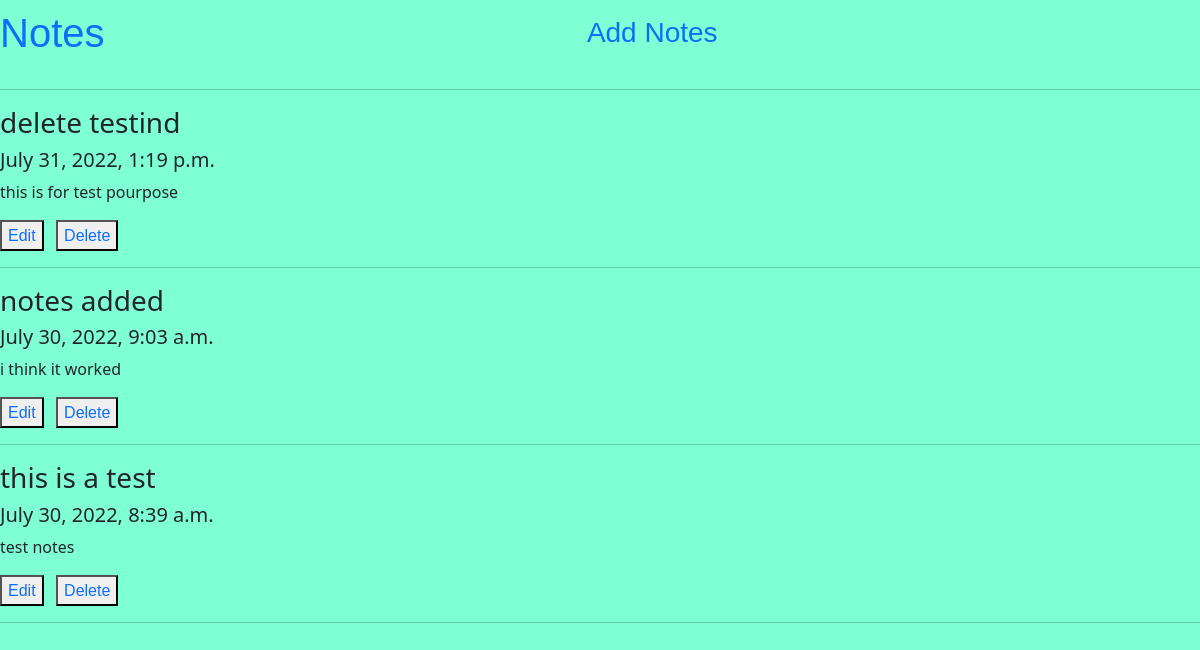
The app's page /, older data.
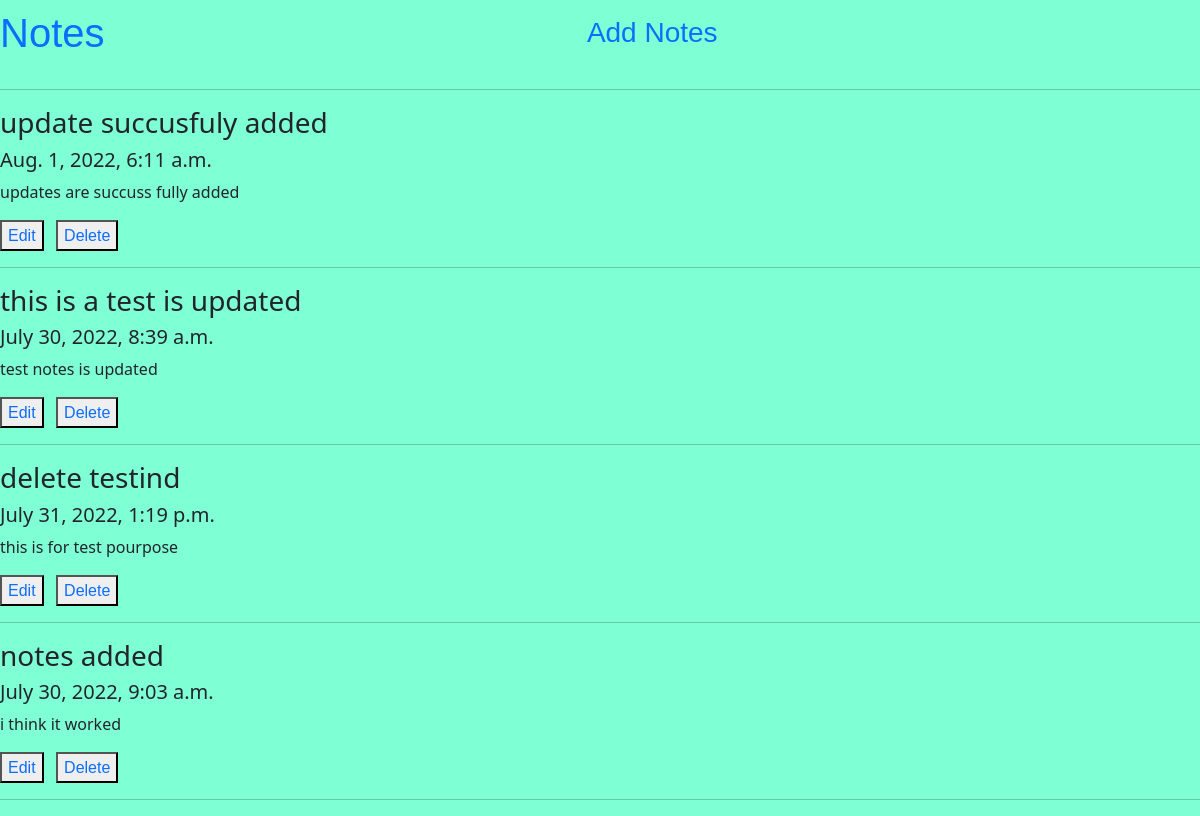
The same page, newer data.
### base/models.py (models this page shows)
class DataN(models.Model):
    note_name = models.CharField(max_length=200)
    updated = models.DateTimeField(auto_now=True)
    created = models.DateTimeField(auto_now_add=True)
    note_data =models.TextField()

### base/views.py (the view)
# urls.py: path('',views.home, name="home"),
def home(request):
    noteData =DataN.objects.all().order_by('-updated')
    context ={
        'noteData':noteData
    }
    return render(request,'main.html',context)

### templates/main.html (shortened to what this page needs)
<!DOCTYPE html>
<html lang="en">
<head>
    <link href="https://cdn.jsdelivr.net/npm/bootstrap@5.2.0/dist/css/bootstrap.min.css" rel="stylesheet">
</head>
<body>
    <nav class="navbar" style="background-color: aquamarine">
   <h1> <a  href="{% url 'home'%}">Notes</a></h1>
       <h3> <a  href="{% url 'addn'%}">Add Notes</a></h3>
    </nav>
    <hr>
    {% for data in noteData %}
    <h3>{{data.note_name}}</h3>
    <h5>{{data.created}}</h5>
    <p>{{data.note_data}}</p>
<button><a href="{% url 'update' data.id %}">Edit </a></button> &nbsp <button><a href="{% url 'delete' data.id %} "> Delete</a></button>
    <hr>
    {% endfor %}
</body>
</html>

Row changes from the older to the newer data that the page shows:
added DataN: note_name "update succusfuly added", created "Aug. 1, 2022, 6:11 a.m.", note_data "updates are succuss fully added"
changed DataN: note_name "this is a test" → "this is a test is updated"; note_data "test notes" → "test notes is updated"; moves up the list
